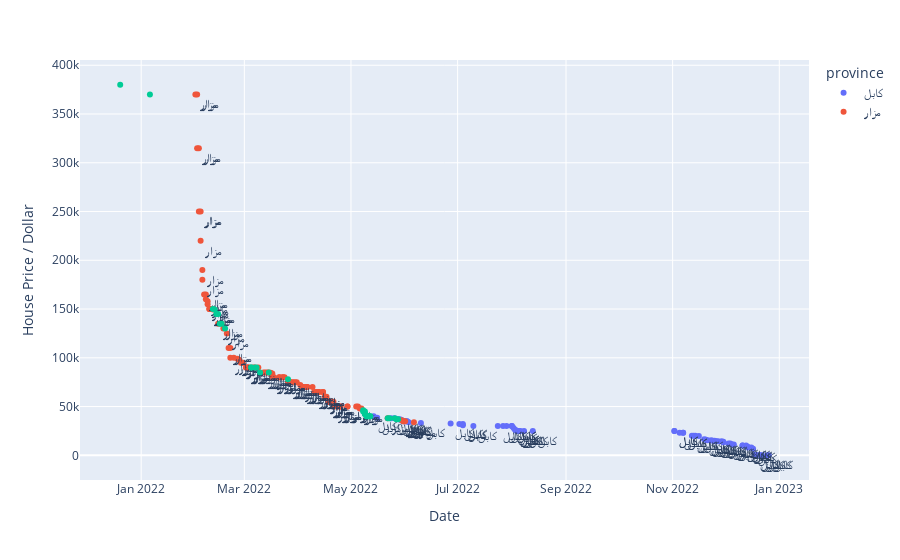

The notebook cell saved with this chart:
### Code cell
import plotly.express as px
fig = px.scatter(df_house, x="date", y=df_house["amount"].sort_values(), text="province", color="province")
fig.update_xaxes(title_text='Date')
fig.update_yaxes(title_text='House Price / Dollar')
fig.update_traces(textposition="bottom right")
fig.show()

### Figure 1 — Plotly figure (JSON) as saved in the notebook; plotly's stock layout.template omitted (floating-point values rounded to 4 significant figures)
{"data": [{"hovertemplate": "province=%{text}<br>date=%{x}<br>y=%{y}<extra></extra>", "legendgroup": "کابل", "marker": {"color": "#636efa", "symbol": "circle"}, "mode": "markers+text", "name": "کابل", "orientation": "v", "showlegend": true, "text": ["کابل", "کابل", "کابل", "کابل", "کابل", "کابل", "کابل", "کابل", "کابل", "کابل", "کابل", "کابل", "کابل", "کابل", "کابل", "کابل", "کابل", "کابل", "کابل", "کابل", "کابل", "کابل", "کابل", "کابل", "کابل", "کابل", "کابل", "کابل", "کابل", "کابل", "کابل", "کابل", "کابل", "کابل", "کابل", "کابل", "کابل", "کابل", "کابل", "کابل", "کابل", "کابل", "کابل", "کابل", "کابل", "کابل", "کابل", "کابل", "کابل", "کابل", "کابل", "کابل", "کابل", "کابل", "کابل", "کابل", "کابل", "کابل", "کابل", "کابل", "کابل", "کابل", "کابل", "کابل", "کابل", "کابل", "کابل", "کابل", "کابل", "کابل", "کابل"], "textposition": "bottom right", "type": "scatter", "x": ["2022-12-26", "2022-12-25", "2022-12-22", "2022-12-21", "2022-12-19", "2022-12-18", "2022-12-17", "2022-12-16", "2022-12-14", "2022-12-14", "2022-12-13", "2022-12-11", "2022-12-11", "2022-12-06", "2022-12-05", "2022-12-04", "2022-12-03", "2022-11-30", "2022-11-30", "2022-11-29", "2022-11-27", "2022-11-26", "2022-11-25", "2022-11-24", "2022-11-23", "2022-11-21", "2022-11-20", "2022-11-20", "2022-11-19", "2022-11-16", "2022-11-14", "2022-11-13", "2022-11-12", "2022-11-07", "2022-11-07", "2022-11-05", "2022-11-02", "2022-11-02", "2022-08-13", "2022-08-08", "2022-08-06", "2022-08-05", "2022-08-04", "2022-08-04", "2022-08-03", "2022-08-03", "2022-08-02", "2022-08-01", "2022-08-01", "2022-07-29", "2022-07-27", "2022-07-24", "2022-07-10", "2022-07-04", "2022-07-04", "2022-07-02", "2022-06-27", "2022-06-10", "2022-06-03", "2022-06-02", "2022-06-02", "2022-06-01", "2022-05-31", "2022-05-30", "2022-05-30", "2022-05-29", "2022-05-28", "2022-05-26", "2022-05-24", "2022-05-16", "2022-05-14"], "xaxis": "x", "y": [50, 150, 170, 230, 350, 650, 6600, 8000, 8000, 8800, 10000, 10000, 10000, 11000, 11000, 12000, 12000, 13000, 14000, 14300, 14300, 14300, 15000, 15000, 15400, 15400, 16000, 16000, 16500, 19800, 20000, 20000, 20000, 23000, 23000, 23000, 25000, 25000, 25000, 25000, 25000, 25000, 25000, 25000, 26000, 26000, 28000, 30000, 30000, 30000, 30000, 30000, 30000, 30800, 32000, 32000, 32500, 33000, 34000, 35000, 35000, 35000, 35000, 36000, 36000, 37000, 37000, 38000, 38000, 38500, 40000], "yaxis": "y"}, {"hovertemplate": "province=%{text}<br>date=%{x}<br>y=%{y}<extra></extra>", "legendgroup": "مزار", "marker": {"color": "#EF553B", "symbol": "circle"}, "mode": "markers+text", "name": "مزار", "orientation": "v", "showlegend": true, "text": ["مزار", "مزار", "مزار", "مزار", "مزار", "مزار", "مزار", "مزار", "مزار", "مزار", "مزار", "مزار", "مزار", "مزار", "مزار", "مزار", "مزار", "مزار", "مزار", "مزار", "مزار", "مزار", "مزار", "مزار", "مزار", "مزار", "مزار", "مزار", "مزار", "مزار", "مزار", "مزار", "مزار", "مزار", "مزار", "مزار", "مزار", "مزار", "مزار", "مزار", "مزار", "مزار", "مزار", "مزار", "مزار", "مزار", "مزار", "مزار", "مزار", "مزار", "مزار", "مزار", "مزار", "مزار", "مزار", "مزار", "مزار", "مزار", "مزار", "مزار", "مزار", "مزار", "مزار", "مزار", "مزار", "مزار", "مزار", "مزار", "مزار", "مزار", "مزار", "مزار", "مزار", "مزار", "مزار", "مزار", "مزار", "مزار", "مزار", "مزار", "مزار", "مزار", "مزار", "مزار", "مزار", "مزار", "مزار", "مزار", "مزار", "مزار", "مزار", "مزار", "مزار", "مزار", "مزار", "مزار", "مزار", "مزار", "مزار", "مزار", "مزار", "مزار"], "textposition": "bottom right", "type": "scatter", "x": ["2022-06-06", "2022-06-01", "2022-05-31", "2022-05-31", "2022-05-30", "2022-05-22", "2022-05-07", "2022-05-06", "2022-05-05", "2022-05-04", "2022-04-29", "2022-04-29", "2022-04-25", "2022-04-25", "2022-04-24", "2022-04-23", "2022-04-21", "2022-04-21", "2022-04-20", "2022-04-20", "2022-04-19", "2022-04-19", "2022-04-19", "2022-04-18", "2022-04-18", "2022-04-17", "2022-04-16", "2022-04-16", "2022-04-15", "2022-04-15", "2022-04-13", "2022-04-12", "2022-04-12", "2022-04-12", "2022-04-11", "2022-04-10", "2022-04-09", "2022-04-06", "2022-04-06", "2022-04-05", "2022-04-04", "2022-04-03", "2022-04-02", "2022-03-31", "2022-03-30", "2022-03-29", "2022-03-28", "2022-03-27", "2022-03-27", "2022-03-26", "2022-03-24", "2022-03-23", "2022-03-23", "2022-03-21", "2022-03-21", "2022-03-18", "2022-03-17", "2022-03-17", "2022-03-16", "2022-03-15", "2022-03-14", "2022-03-13", "2022-03-12", "2022-03-09", "2022-03-07", "2022-03-06", "2022-03-04", "2022-03-03", "2022-03-03", "2022-03-02", "2022-03-02", "2022-02-28", "2022-02-28", "2022-02-27", "2022-02-26", "2022-02-25", "2022-02-23", "2022-02-21", "2022-02-21", "2022-02-20", "2022-02-19", "2022-02-17", "2022-02-16", "2022-02-14", "2022-02-11", "2022-02-10", "2022-02-09", "2022-02-09", "2022-02-08", "2022-02-08", "2022-02-07", "2022-02-07", "2022-02-06", "2022-02-05", "2022-02-05", "2022-02-04", "2022-02-04", "2022-02-03", "2022-02-03", "2022-02-02", "2022-02-02", "2022-02-01"], "xaxis": "x", "y": [34000, 35000, 35000, 35000, 36000, 38000, 48000, 48000, 50000, 50000, 50000, 50000, 50000, 50000, 50000, 50000, 50000, 55000, 55000, 55000, 55000, 55000, 55000, 55000, 55000, 60000, 60000, 60000, 65000, 65000, 65000, 65000, 65000, 65000, 65000, 65000, 70000, 70000, 70000, 70000, 70000, 70000, 72000, 75000, 75000, 75000, 75000, 75000, 75000, 75000, 80000, 80000, 80000, 80000, 80000, 80000, 80000, 84000, 84700, 85000, 85000, 85000, 85000, 90000, 90000, 90000, 90000, 90000, 90000, 90000, 90000, 95000, 95000, 95000, 98000, 99000, 100000, 100000, 110000, 110000, 125000, 130000, 135000, 135000, 149500, 150000, 150000, 150000, 155000, 158000, 160000, 165000, 165000, 180000, 190000, 220000, 250000, 250000, 315000, 315000, 370000, 370000], "yaxis": "y"}, {"hovertemplate": "province=%{text}<br>date=%{x}<br>y=%{y}<extra></extra>", "legendgroup": "", "marker": {"color": "#00cc96", "symbol": "circle"}, "mode": "markers+text", "name": "", "orientation": "v", "showlegend": false, "text": ["", "", "", "", "", "", "", "", "", "", "", "", "", "", "", "", "", "", "", "", "", "", "", "", "", "", "", "", "", "", ""], "textposition": "bottom right", "type": "scatter", "x": ["2022-05-28", "2022-05-27", "2022-05-26", "2022-05-23", "2022-05-22", "2022-05-12", "2022-05-12", "2022-05-11", "2022-05-11", "2022-05-10", "2022-05-10", "2022-05-09", "2022-05-09", "2022-05-08", "2022-05-08", "2022-03-26", "2022-03-15", "2022-03-10", "2022-03-08", "2022-03-07", "2022-03-05", "2022-03-05", "2022-02-18", "2022-02-16", "2022-02-15", "2022-02-14", "2022-02-13", "2022-02-12", "2022-02-11", "2022-01-06", "2021-12-20"], "xaxis": "x", "y": [37000, 37000, 38000, 38000, 38000, 40000, 40000, 40000, 40000, 40000, 40000, 42000, 45000, 45000, 46200, 78000, 85000, 85000, 90000, 90000, 90000, 90000, 130000, 135000, 135000, 145000, 145000, 149500, 150000, 370000, 380000], "yaxis": "y"}], "layout": {"legend": {"title": {"text": "province"}, "tracegroupgap": 0}, "margin": {"t": 60}, "xaxis": {"anchor": "y", "domain": [0, 1], "title": {"text": "Date"}}, "yaxis": {"anchor": "x", "domain": [0, 1], "title": {"text": "House Price / Dollar"}}}}
